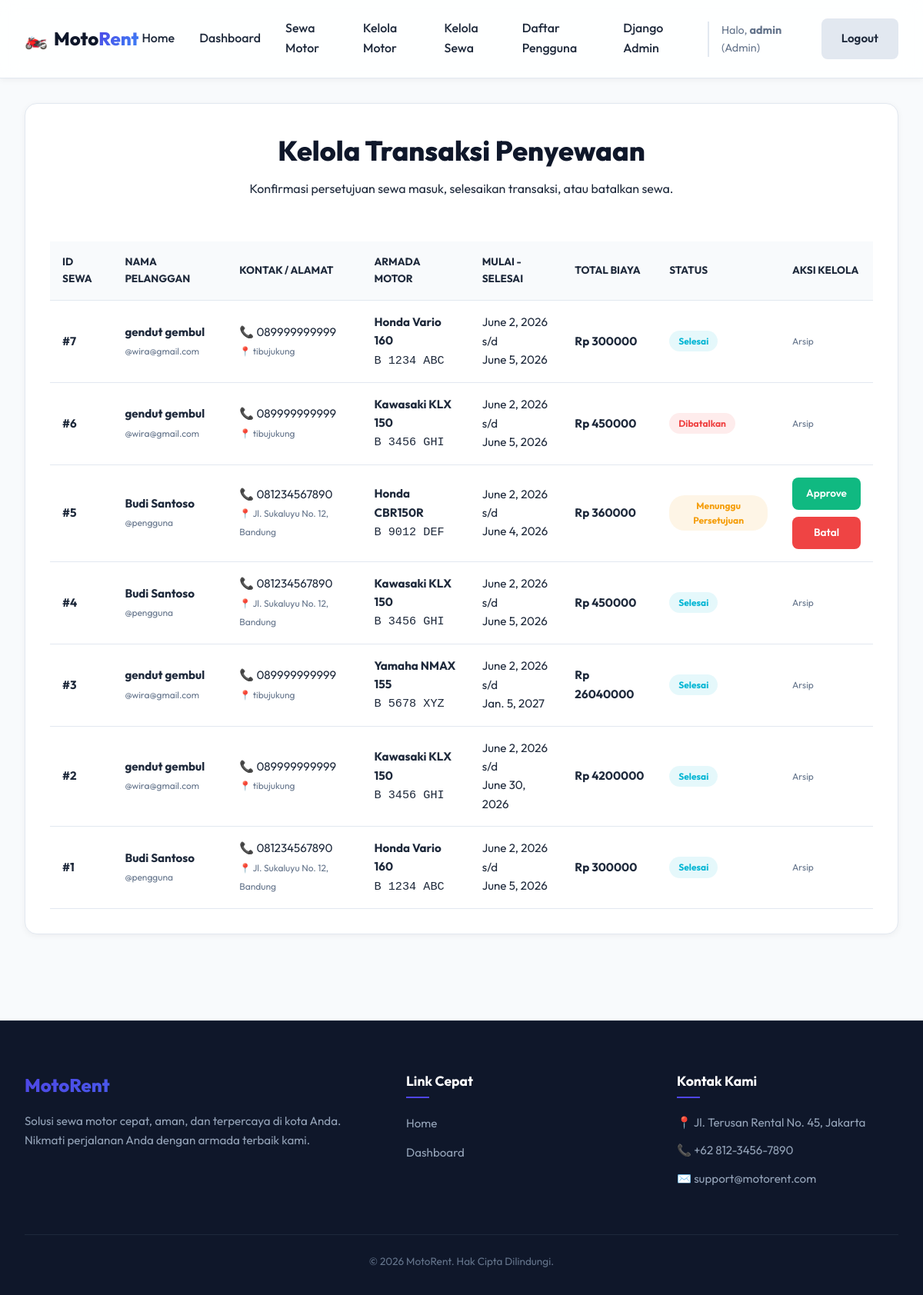
Page /manage/rentals/ (signed in) on the committed database.
### rental/models.py (models this page shows, shortened)
class Rental(models.Model):
    STATUS_CHOICES = [
        ('pending', 'Menunggu Persetujuan'),
        ('approved', 'Disetujui / Aktif'),
        ('completed', 'Selesai'),
        ('cancelled', 'Dibatalkan'),
    ]
    user = models.ForeignKey(User, on_delete=models.CASCADE, related_name='rentals')
    motor = models.ForeignKey(Motor, on_delete=models.CASCADE, related_name='rentals')
    start_date = models.DateField()
    end_date = models.DateField()
    total_price = models.DecimalField(max_digits=12, decimal_places=2, blank=True, null=True)
    status = models.CharField(max_length=20, choices=STATUS_CHOICES, default='pending')
    created_at = models.DateTimeField(auto_now_add=True)

class UserProfile(models.Model):
    ROLE_CHOICES = [
        ('admin', 'Admin'),
        ('user', 'Pengguna'),
    ]
    user = models.OneToOneField(User, on_delete=models.CASCADE, related_name='profile')
    role = models.CharField(max_length=10, choices=ROLE_CHOICES, default='user')
    phone_number = models.CharField(max_length=15, blank=True, null=True)
    address = models.TextField(blank=True, null=True)

class Motor(models.Model):
    STATUS_CHOICES = [
        ('available', 'Tersedia'),
        ('rented', 'Disewa'),
        ('maintenance', 'Perawatan'),
    ]
    name = models.CharField(max_length=100)
    brand = models.CharField(max_length=50)
    plate_number = models.CharField(max_length=20, unique=True)
    price_per_day = models.DecimalField(max_digits=10, decimal_places=2)
    status = models.CharField(max_length=20, choices=STATUS_CHOICES, default='available')
    image_url = models.CharField(max_length=300, blank=True, null=True, default='/static/images/default_motor.jpg')
    description = models.TextField(blank=True, null=True)

### rental/views.py (the view)
    def _wrapped_view_func(request, *args, **kwargs):
        if request.user.is_authenticated and hasattr(request.user, 'profile') and request.user.profile.role == 'admin':
            return view_func(request, *args, **kwargs)
        messages.error(request, "Anda tidak memiliki hak akses ke halaman ini.")
        return redirect('dashboard')

### rental/views.py (called while the page is built)
def admin_required(view_func):
    def _wrapped_view_func(request, *args, **kwargs):
        if request.user.is_authenticated and hasattr(request.user, 'profile') and request.user.profile.role == 'admin':
            return view_func(request, *args, **kwargs)
        messages.error(request, "Anda tidak memiliki hak akses ke halaman ini.")
        return redirect('dashboard')
    return _wrapped_view_func

@login_required
@admin_required
def rental_list_view(request):
    rentals = Rental.objects.all().order_by('-created_at')
    return render(request, 'admin/rental_list.html', {'rentals': rentals})

### templates/admin/rental_list.html (shortened to what this page needs)
{% extends 'base.html' %}
{% block content %}
<section class="admin-section card">
    <div class="section-header">
        <div>
            <h2>Kelola Transaksi Penyewaan</h2>
            <p>Konfirmasi persetujuan sewa masuk, selesaikan transaksi, atau batalkan sewa.</p>
        </div>
    </div>
    <div class="table-responsive">
        <table class="data-table">
            <thead>
                <tr>
                    <th>ID Sewa</th>
                    <th>Nama Pelanggan</th>
                    <th>Kontak / Alamat</th>
                    <th>Armada Motor</th>
                    <th>Mulai - Selesai</th>
                    <th>Total Biaya</th>
                    <th>Status</th>
                    <th>Aksi Kelola</th>
                </tr>
            </thead>
            <tbody>
                {% for rental in rentals %}
                    <tr>
                        <td><strong>#{{ rental.id }}</strong></td>
                        <td>
                            <strong>{{ rental.user.first_name }} {{ rental.user.last_name }}</strong><br>
                            <span class="text-muted text-xs">@{{ rental.user.username }}</span>
                        </td>
                        <td>
                            📞 {{ rental.user.profile.phone_number }}<br>
                            <span class="text-xs text-muted">📍 {{ rental.user.profile.address|truncatechars:30 }}</span>
                        </td>
                        <td>
                            <strong>{{ rental.motor.brand }} {{ rental.motor.name }}</strong><br>
                            <code>{{ rental.motor.plate_number }}</code>
                        </td>
                        <td>
                            {{ rental.start_date }} s/d<br>
                            {{ rental.end_date }}
                        </td>
                        <td><strong>Rp {{ rental.total_price|floatformat:0 }}</strong></td>
                        <td>
                            {% if rental.status == 'pending' %}
                                <span class="badge badge-warning">Menunggu Persetujuan</span>
                            {% elif rental.status == 'approved' %}
                                <span class="badge badge-success">Disetujui / Aktif</span>
                            {% elif rental.status == 'completed' %}
                                <span class="badge badge-info">Selesai</span>
                            {% elif rental.status == 'cancelled' %}
                                <span class="badge badge-danger">Dibatalkan</span>
                            {% endif %}
                        </td>
                        <td>
                            <div class="btn-group-vertical">
                                {% if rental.status == 'pending' %}
                                    <a href="{% url 'rental_update_status' rental.id 'approve' %}" class="btn btn-success btn-sm btn-block m-b-xs" onclick="return confirm('Setujui transaksi ini?');">Approve</a>
                                    <a href="{% url 'rental_update_status' rental.id 'cancel' %}" class="btn btn-danger btn-sm btn-block" onclick="return confirm('Batalkan transaksi ini?');">Batal</a>
                                {% elif rental.status == 'approved' %}
                                    <a href="{% url 'rental_update_status' rental.id 'complete' %}" class="btn btn-info btn-sm btn-block" onclick="return confirm('Tandai penyewaan ini selesai dan motor dikembalikan?');">Selesai</a>
                                {% else %}
                                    <span class="text-muted text-xs">Arsip</span>
                                {% endif %}
                            </div>
                        </td>
                    </tr>
                {% empty %}
                    <tr>
                        <td colspan="8" class="text-center text-muted py-lg">Belum ada data transaksi penyewaan motor.</td>
                    </tr>
                {% endfor %}
            </tbody>
        </table>
    </div>
</section>
{% endblock %}

### templates/base.html (shortened to what this page needs)
{% load static %}
<!DOCTYPE html>
<html lang="id">
<head>
    <link rel="stylesheet" href="{% static 'css/style.css' %}">
</head>
<body>
    <header class="navbar-header">
        <div class="nav-container">
            <a href="{% url 'landing' %}" class="brand-logo">
                <span class="logo-icon">🏍️</span>
                <span class="logo-text">Moto<span class="highlight">Rent</span></span>
            </a>
            <nav class="nav-menu">
                <a href="{% url 'landing' %}" class="nav-link">Home</a>
                {% if user.is_authenticated %}
                    {% if user.profile.role == 'admin' %}
                        <a href="{% url 'dashboard' %}" class="nav-link">Dashboard</a>
                        <a href="{% url 'motor_browse' %}" class="nav-link">Sewa Motor</a>
                        <a href="{% url 'motor_list' %}" class="nav-link">Kelola Motor</a>
                        <a href="{% url 'rental_list' %}" class="nav-link">Kelola Sewa</a>
                        <a href="{% url 'user_list' %}" class="nav-link">Daftar Pengguna</a>
                        <a href="/admin/" class="nav-link text-warning" target="_blank">Django Admin</a>
                    {% else %}
                        <a href="{% url 'dashboard' %}" class="nav-link">Dashboard Saya</a>
                        <a href="{% url 'motor_browse' %}" class="nav-link">Sewa Motor</a>
                    {% endif %}
                    <span class="nav-user-greeting">Halo, <strong>{{ user.username }}</strong> ({% if user.profile.role == 'admin' %}Admin{% else %}User{% endif %})</span>
                    <a href="{% url 'logout' %}" class="btn btn-secondary nav-btn">Logout</a>
                {% else %}
                    <a href="{% url 'login' %}" class="nav-link">Login</a>
                    <a href="{% url 'register' %}" class="btn btn-primary nav-btn">Register</a>
                {% endif %}
            </nav>
        </div>
    </header>
    <main class="main-content">
        {% block content %}
        {% endblock %}
    </main>
    <footer class="main-footer">
        <div class="footer-container">
            <div class="footer-brand">
                <h3>MotoRent</h3>
                <p>Solusi sewa motor cepat, aman, dan terpercaya di kota Anda. Nikmati perjalanan Anda dengan armada terbaik kami.</p>
            </div>
            <div class="footer-links">
                <h4>Link Cepat</h4>
                <ul>
                    <li><a href="{% url 'landing' %}">Home</a></li>
                    {% if user.is_authenticated %}
                        <li><a href="{% url 'dashboard' %}">Dashboard</a></li>
                    {% else %}
                        <li><a href="{% url 'login' %}">Login</a></li>
                        <li><a href="{% url 'register' %}">Register</a></li>
                    {% endif %}
                </ul>
            </div>
            <div class="footer-contact">
                <h4>Kontak Kami</h4>
                <p>📍 Jl. Terusan Rental No. 45, Jakarta</p>
                <p>📞 +62 812-3456-7890</p>
                <p>✉️ support@motorent.com</p>
            </div>
        </div>
        <div class="footer-bottom">
            <p>&copy; 2026 MotoRent. Hak Cipta Dilindungi.</p>
        </div>
    </footer>
</body>
</html>

### rows in the picture
Rental: id "7", user.first_name "gendut", user.last_name "gembul", user.username "wira@gmail.com", user.profile.phone_number "089999999999", user.profile.address "tibujukung", motor.brand "Honda", motor.name "Vario 160", motor.plate_number "B 1234 ABC", start_date "June 2, 2026", end_date "June 5, 2026", total_price "300000", status "Selesai"
Rental: id "6", user.first_name "gendut", user.last_name "gembul", user.username "wira@gmail.com", user.profile.phone_number "089999999999", user.profile.address "tibujukung", motor.brand "Kawasaki", motor.name "KLX 150", motor.plate_number "B 3456 GHI", start_date "June 2, 2026", end_date "June 5, 2026", total_price "450000", status "Dibatalkan"
Rental: id "5", user.first_name "Budi", user.last_name "Santoso", user.username "pengguna", user.profile.phone_number "081234567890", user.profile.address "Jl. Sukaluyu No. 12, Bandung", motor.brand "Honda", motor.name "CBR150R", motor.plate_number "B 9012 DEF", start_date "June 2, 2026", end_date "June 4, 2026", total_price "360000", status "Menunggu Persetujuan"
Rental: id "4", user.first_name "Budi", user.last_name "Santoso", user.username "pengguna", user.profile.phone_number "081234567890", user.profile.address "Jl. Sukaluyu No. 12, Bandung", motor.brand "Kawasaki", motor.name "KLX 150", motor.plate_number "B 3456 GHI", start_date "June 2, 2026", end_date "June 5, 2026", total_price "450000", status "Selesai"
Rental: id "3", user.first_name "gendut", user.last_name "gembul", user.username "wira@gmail.com", user.profile.phone_number "089999999999", user.profile.address "tibujukung", motor.brand "Yamaha", motor.name "NMAX 155", motor.plate_number "B 5678 XYZ", start_date "June 2, 2026", end_date "Jan. 5, 2027", total_price "26040000", status "Selesai"
Rental: id "2", user.first_name "gendut", user.last_name "gembul", user.username "wira@gmail.com", user.profile.phone_number "089999999999", user.profile.address "tibujukung", motor.brand "Kawasaki", motor.name "KLX 150", motor.plate_number "B 3456 GHI", start_date "June 2, 2026", end_date "June 30, 2026", total_price "4200000", status "Selesai"
Rental: id "1", user.first_name "Budi", user.last_name "Santoso", user.username "pengguna", user.profile.phone_number "081234567890", user.profile.address "Jl. Sukaluyu No. 12, Bandung", motor.brand "Honda", motor.name "Vario 160", motor.plate_number "B 1234 ABC", start_date "June 2, 2026", end_date "June 5, 2026", total_price "300000", status "Selesai"

### other values in the picture
{{ user.username }} "admin"
